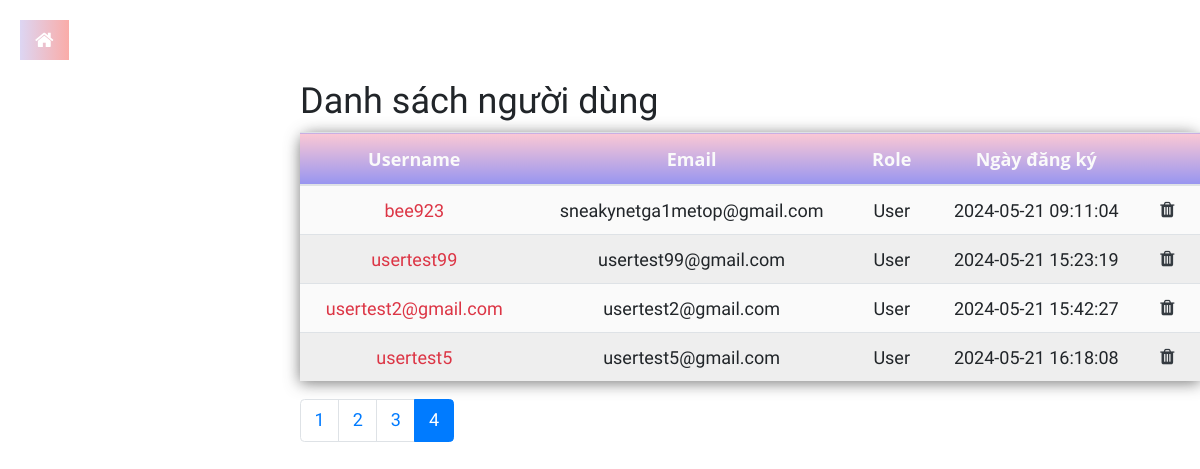
The app's page /admin/index.php?admin=user&page=4 (signed in), older data.
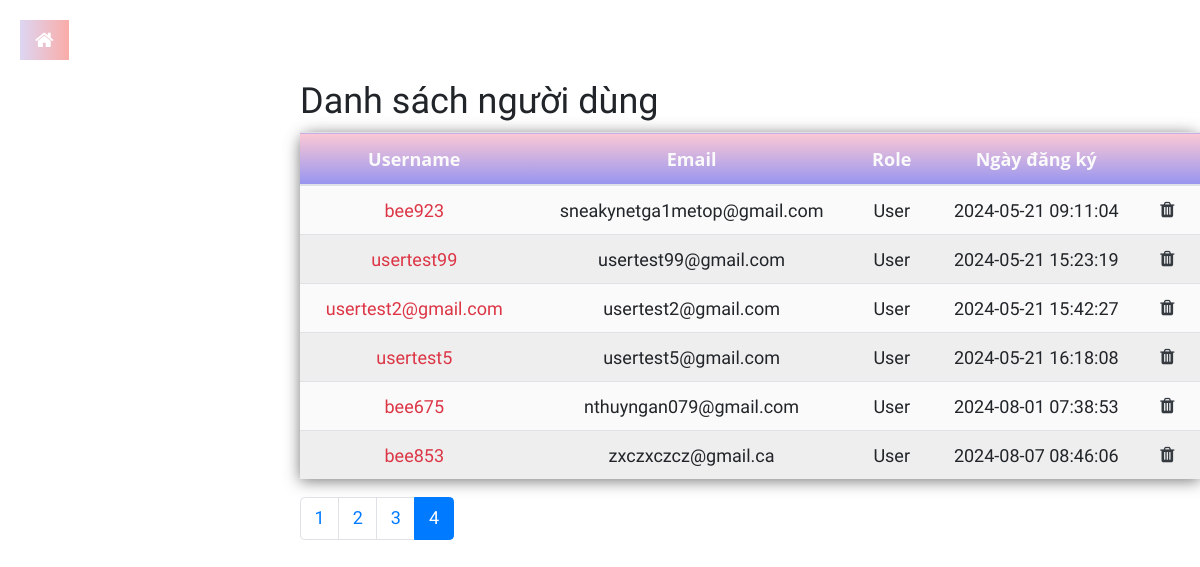
The same page, newer data.
### tables this page shows
CREATE TABLE `user` (
  `user_id` int(11) NOT NULL,
  `username` varchar(255) NOT NULL,
  `passwd` varchar(255) NOT NULL,
  `email` varchar(255) NOT NULL,
  `role` tinyint(1) DEFAULT 0,
  `creat_at` timestamp NULL DEFAULT current_timestamp()
);

### config/db.php (called while the page is built, shortened)
<?php
class Database
{
    private $host = "localhost";
    private $username = "root";
    private $password = "123456";
    private $db = "app";
    private $conn;
    public function __construct()
    {
        $this->conn = new mysqli($this->host, $this->username, $this->password, $this->db);
    }
    public function getConnection()
    {
        return $this->conn;
    }
    public function executeQueryAll($query): array
    {
        $result = $this->conn->query($query);
        $rows = array();
        if ($result && $result->num_rows > 0) {
            while ($row = $result->fetch_assoc()) {
                $rows[] = $row;
            }
        }
        return $rows;
    }
}

### global.php (called while the page is built, shortened)
<?php
$conn = new Database();

### models/user.php (called while the page is built, shortened)
<?php
class User
{
    private $db;
    function __construct($db)
    {
        $this->db = new Database();
    }
    function showuser($id, $begin)
    {
        $sql = "select * from user where 1";
        $sql .= " LIMIT $begin,9";
        $datas = $this->db->executeQueryAll($sql);
        return $datas;
    }
}

### admin/view/user.php (the view, shortened to what this page needs)
<div class="w-75 mb-5 overflow-scroll" style="margin: auto 20 auto 300;">
    <h2>Danh sách người dùng</h2>
    <table class="table">
        <thead>
            <tr>
                <th class="text-center">Username</th>
                <th class="text-center">Email</th>
                <th class="text-center">Role</th>
                <th class="text-center">Ngày đăng ký</th>
                <th class="text-center">&nbsp;</th>
            </tr>
        </thead>
        <?php foreach ($listuser as $item) : ?>
            <tr>
                <td class="text-center"><a class="text-danger" href="index.php?admin=userdetails&id=<?= $item['user_id'] ?>"><?= $item['username'] ?></a></td>
                <td class="text-center"><?= $item['email'] ?></td>
                <td class="text-center"><?php if (($item['role']) == 0) {
                                            echo 'User';
                                        } else {
                                            echo 'Admin';
                                        } ?></td>
                <td class="text-center"><?= $item['creat_at'] ?></td>
                <td class="text-center align-middle">
                    <a href="index.php?admin=deluser&iduser=<?= $item['user_id']; ?>" style=" cursor: pointer;" class="nav-icon position-relative text-decoration-none ms-1" onclick="confirm(event)">
                        <i class="fa fa-trash text-dark mr-2"></i>
                    </a>
                </td>
            </tr>
        <?php endforeach; ?>
        <?php
        $sqlpage = mysqli_query($conn->getConnection(), "SELECT * FROM user");
        $count = mysqli_num_rows($sqlpage);
        $trang = ceil($count / 9);
        ?>
    </table>
    <div class="d-flex justify-content-between">
        <nav aria-label="Page navigation example">
            <ul class="pagination justify-content-end">
                <?php
                $currentPage = isset($_GET['page']) ? $_GET['page'] : 1;
                for ($j  = 1; $j <= $trang; $j++) {
                    $activeClass = ($j == $currentPage) ? 'active' : '';
                ?>
                    <li class="page-item <?php echo $activeClass; ?>"><a class="page-link" href="index.php?admin=user&page=<?php echo $j ?>"><?php echo $j ?></a>
                    </li>
                <?php
                }
                ?>
            </ul>
        </nav>
    </div>
</div>

Row changes from the older to the newer data that the page shows:
added user: username "bee675", email "nthuyngan079@gmail.com", role "User", creat_at "2024-08-01 07:38:53"
added user: username "bee853", email "zxczxczcz@gmail.ca", role "User", creat_at "2024-08-07 08:46:06"
